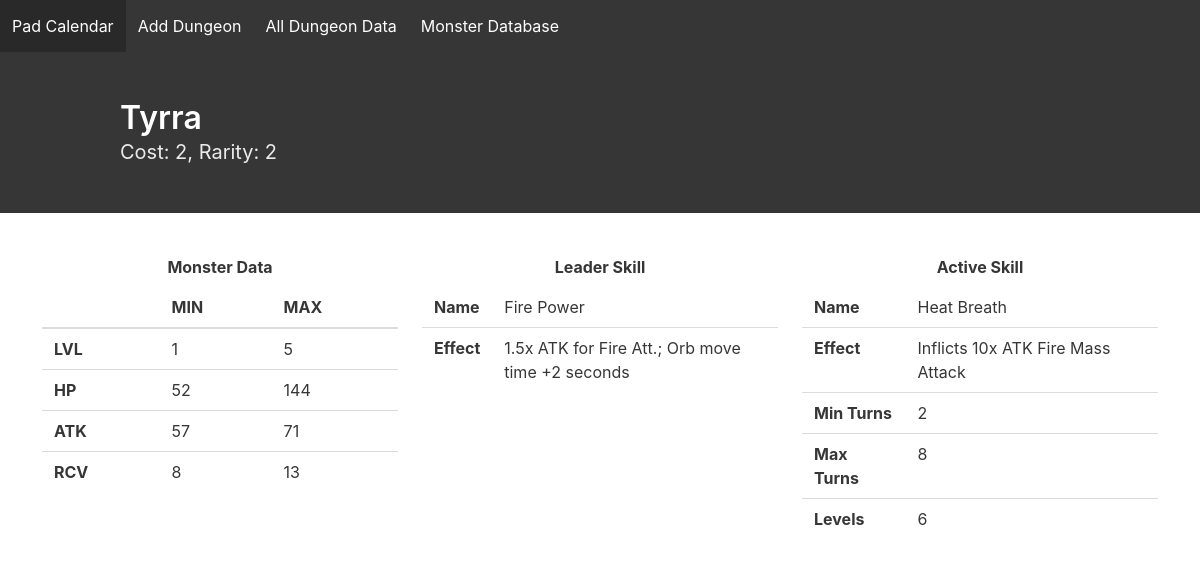
The app's page /monster/1/ with its own data.
### monsterdatabase/models.py (models this page shows)
class MonsterData(models.Model):
    activeSkillID = models.IntegerField(blank=True)
    attributeID = models.IntegerField()
    baseID = models.IntegerField()
    cardID = models.IntegerField()
    cost = models.IntegerField()
    leaderSkillID = models.IntegerField(blank=True)
    maxATK = models.IntegerField()
    maxHP = models.IntegerField()
    maxLevel = models.IntegerField()
    maxRCV = models.IntegerField()
    minATK = models.IntegerField()
    minHP = models.IntegerField()
    minRCV = models.IntegerField()
    name = models.CharField(default="", max_length=200)
    rarity = models.IntegerField()

class Skill(models.Model):
    name = models.CharField(max_length=200, default="", blank=True)
    description = models.TextField(default="", blank=True,)
    skillID = models.IntegerField(blank=True, default=0)
    skillType = models.IntegerField(blank=True, default=0)
    class Meta:
        abstract = True

class LeaderSkill(Skill):
    doesNothing = models.BooleanField(default=False)

class ActiveSkill(Skill):
    levels = models.IntegerField(default=0)
    maxTurns = models.IntegerField(blank=True, default=0)
    minTurns = models.IntegerField(blank=True, default=0)

### monsterdatabase/views.py (the view)
# urls.py: path('monster/<int:card_id>/', mv.cardViewNA),
def cardViewNA(request, card_id):
    template = 'monster.html'
    mnstr = MonsterData.objects.get(cardID=card_id)
    card = CardNA.objects.get(monster=mnstr)
    context = {'activeskill': card.activeSkill.all()[0], 'leaderskill': card.leaderSkill.all()[0], 'monster': card.monster}
    if card.activeSkill is None:
        print("Not working..")
    return render(request, template, context)

### templates/monster.html
{% extends 'home.html' %}
{% block content %}
    <section class="hero is-dark">
        <div class="hero-body">
            <div class="container">
                <h1 class="title">{{ monster.name }}</h1>
                <h2 class="subtitle">Cost: {{ monster.cost }}, Rarity: {{ monster.rarity }}</h2>
            </div>
        </div>
    </section>
    <div class="columns is-5" style="margin: 2.5%">
        <div class="column">
            <label class="label" style="text-align: center"> Monster Data </label>
            <table class="table is-fullwidth">
                <thead>
                <tr>
                    <th></th>
                    <th>MIN</th>
                    <th>MAX</th>
                </tr>
                </thead>
                <tbody>
                <tr>
                    <th> LVL</th>
                    <td> 1</td>
                    <td>{{ monster.maxLevel }}</td>
                </tr>
                <tr>
                    <th> HP</th>
                    <td>{{ monster.minHP }}</td>
                    <td>{{ monster.maxHP }}</td>
                </tr>
                <tr>
                    <th> ATK</th>
                    <td>{{ monster.minATK }}</td>
                    <td>{{ monster.maxATK }}</td>
                </tr>
                <tr>
                    <th> RCV</th>
                    <td>{{ monster.minRCV }}</td>
                    <td>{{ monster.maxRCV }}</td>
                </tr>
                </tbody>
            </table>
        </div>
        <div class="column">
            <label class="label" style="text-align: center"> Leader Skill </label>
            <table class="table is-fullwidth">
                <tbody>
                <tr>
                    <th> Name</th>
                    <td>{{ leaderskill.name }}</td>
                </tr>
                <tr>
                    <th>Effect</th>
                    <td>{{ leaderskill.description }}</td>
                </tr>
                </tbody>
            </table>
        </div>
        <div class="column">
            <label class="label" style="text-align: center"> Active Skill </label>
            <table class="table is-fullwidth">
                <tbody>
                <tr>
                    <th> Name</th>
                    <td>{{ activeskill.name }}</td>
                </tr>
                <tr>
                    <th>Effect</th>
                    <td>{{ activeskill.description }}</td>
                </tr>
                <tr>
                    <th>Min Turns</th>
                    <td>{{ activeskill.minTurns }}</td>
                </tr>
                <tr>
                    <th>Max Turns</th>
                    <td>{{ activeskill.maxTurns }}</td>
                </tr>
                <tr>
                    <th>Levels</th>
                    <td>{{ activeskill.levels }}</td>
                </tr>
                </tbody>
            </table>
        </div>
    </div>
{% endblock %}

### records on screen
MonsterData: name "Tyrra", cost "2", rarity "2", maxLevel "5", minHP "52", maxHP "144", minATK "57", maxATK "71", minRCV "8", maxRCV "13"
LeaderSkill: name "Fire Power", description "1.5x ATK for Fire Att.; Orb move time +2 seconds"
ActiveSkill: name "Heat Breath", description "Inflicts 10x ATK Fire Mass Attack", minTurns "2", maxTurns "8", levels "6"
